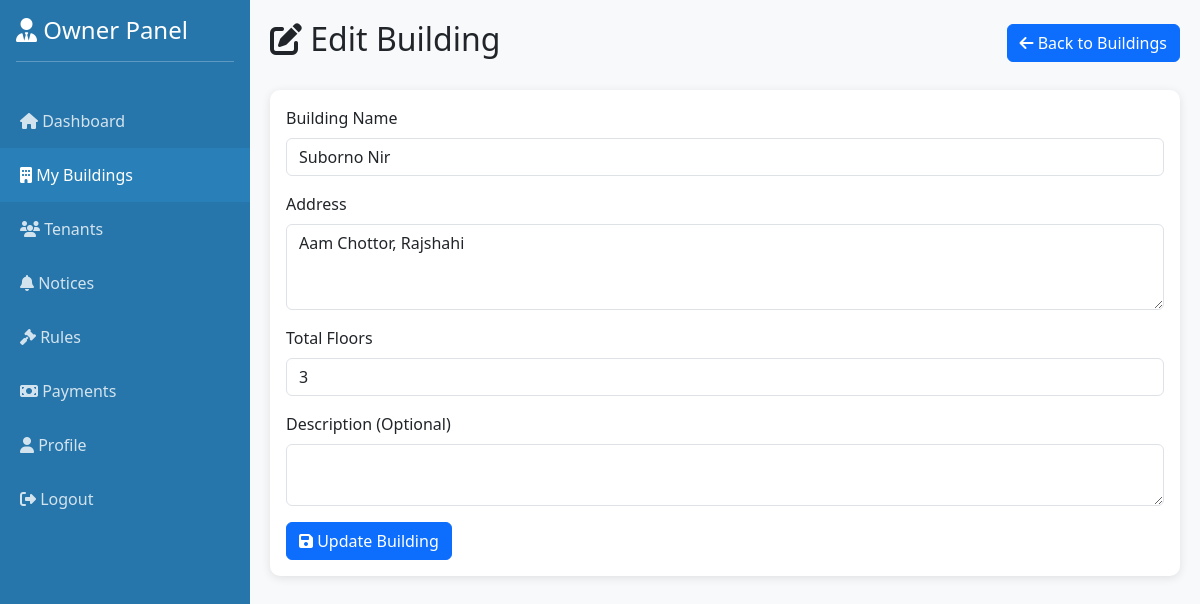
Screenshot of /owner/edit_building.php?id=3 (signed in) with the database file from the repository.
### tables this page shows
CREATE TABLE `buildings` (
  `id` int(11) NOT NULL,
  `owner_id` int(11) NOT NULL,
  `building_name` varchar(100) NOT NULL,
  `address` text NOT NULL,
  `total_floors` int(11) NOT NULL,
  `description` text,
  `created_at` timestamp NOT NULL DEFAULT CURRENT_TIMESTAMP
);

### owner/edit_building.php (the view, shortened to what this page needs)
<?php
require_once '../config.php';
$owner_id = $_SESSION['owner_id'];
$building_id = $_GET['id'];
$stmt = $conn->prepare("SELECT * FROM buildings WHERE id = ? AND owner_id = ?");
$stmt->bind_param("ii", $building_id, $owner_id);
$stmt->execute();
$result = $stmt->get_result();
$building = $result->fetch_assoc();
?>
<!DOCTYPE html>
<html lang="en">
<head>
    <link href="https://cdn.jsdelivr.net/npm/bootstrap@5.3.0/dist/css/bootstrap.min.css" rel="stylesheet">
    <link rel="stylesheet" href="https://cdnjs.cloudflare.com/ajax/libs/font-awesome/6.4.0/css/all.min.css">
</head>
<body>
    <div class="sidebar">
        <div class="p-3">
            <h4><i class="fas fa-user-tie"></i> Owner Panel</h4>
            <hr>
        </div>
        <nav class="nav flex-column">
            <a class="nav-link" href="dashboard.php"><i class="fas fa-home"></i> Dashboard</a>
            <a class="nav-link active" href="buildings.php"><i class="fas fa-building"></i> My Buildings</a>
            <a class="nav-link" href="tenants.php"><i class="fas fa-users"></i> Tenants</a>
            <a class="nav-link" href="notices.php"><i class="fas fa-bell"></i> Notices</a>
            <a class="nav-link" href="rules.php"><i class="fas fa-gavel"></i> Rules</a>
            <a class="nav-link" href="payments.php"><i class="fas fa-money-bill"></i> Payments</a>
            <a class="nav-link" href="profile.php"><i class="fas fa-user"></i> Profile</a>
            <a class="nav-link" href="logout.php"><i class="fas fa-sign-out-alt"></i> Logout</a>
        </nav>
    </div>
    <div class="main-content">
        <div class="d-flex justify-content-between align-items-center mb-4">
            <h2><i class="fas fa-edit"></i> Edit Building</h2>
            <a href="buildings.php" class="btn btn-primary"><i class="fas fa-arrow-left"></i> Back to Buildings</a>
        </div>
        <div class="card">
            <div class="card-body">
                <form method="POST">
                    <div class="mb-3">
                        <label class="form-label">Building Name</label>
                        <input type="text" name="building_name" class="form-control" value="<?php echo htmlspecialchars($building['building_name']); ?>" required>
                    </div>
                    <div class="mb-3">
                        <label class="form-label">Address</label>
                        <textarea name="address" class="form-control" rows="3" required><?php echo htmlspecialchars($building['address']); ?></textarea>
                    </div>
                    <div class="mb-3">
                        <label class="form-label">Total Floors</label>
                        <input type="number" name="total_floors" class="form-control" min="1" value="<?php echo $building['total_floors']; ?>" required>
                    </div>
                    <div class="mb-3">
                        <label class="form-label">Description (Optional)</label>
                        <textarea name="description" class="form-control" rows="2"><?php echo htmlspecialchars($building['description']); ?></textarea>
                    </div>
                    <button type="submit" name="update_building" class="btn btn-primary">
                        <i class="fas fa-save"></i> Update Building
                    </button>
                </form>
            </div>
        </div>
    </div>
</body>
</html>

### owner/edit_building.php (style rules this page uses)
body { background: #f8f9fa; }
.sidebar { min-height: 100vh; background: #2776ab; color: white; position: fixed; width: 250px; }
.sidebar .nav-link { color: rgba(255,255,255,0.8); padding: 15px 20px; }
.sidebar .nav-link:hover, .sidebar .nav-link.active { background: #2980b9; color: white; }
.main-content { margin-left: 250px; padding: 20px; }
.card { border: none; border-radius: 10px; box-shadow: 0 2px 10px rgba(0,0,0,0.1); }

### rows the page displays
buildings: building_name "Suborno Nir", address "Aam Chottor, Rajshahi", total_floors "3"
